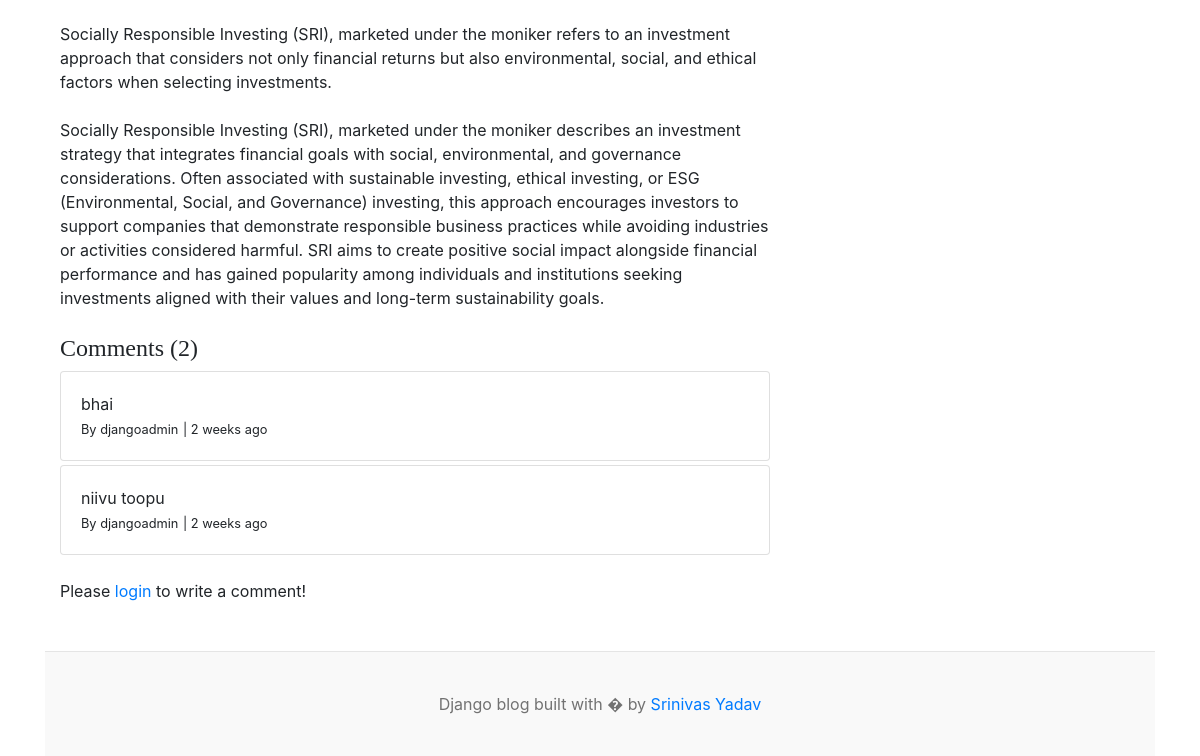
The app's page /blogs/socially-responsible-investing-marketed-under-the-moniker/ (lower part), older data.
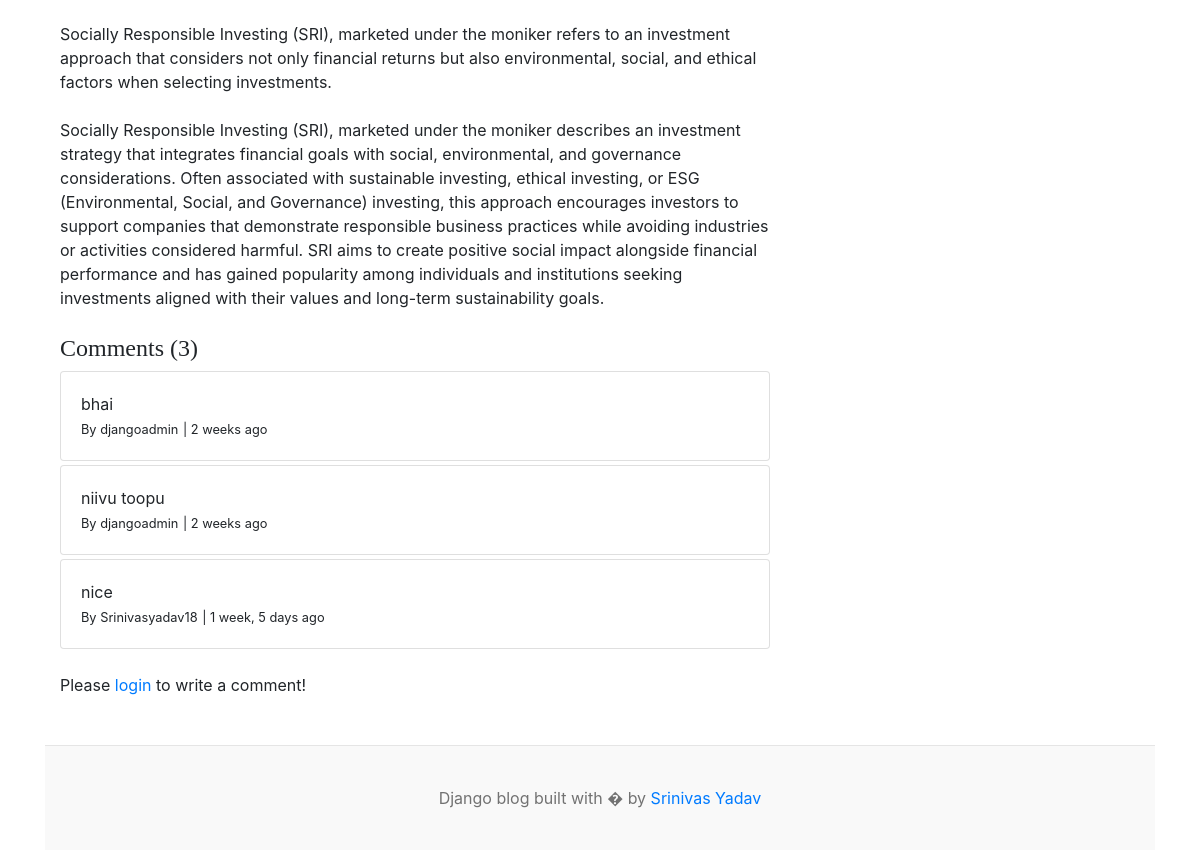
The same page, newer data.
### blogs/models.py (models this page shows)
class Comment(models.Model):
    user = models.ForeignKey(User, on_delete = models.CASCADE) # if user is deleted then the comment is also deleted
    blog = models.ForeignKey(Blog, on_delete = models.CASCADE) # if blog is deleted then the comment is also deleted
    comment = models.TextField(max_length=250)
    created_at=models.DateTimeField(auto_now_add=True)
    updated_at=models.DateTimeField(auto_now=True)
    def __str__(self):
        return self.comment

### blogs/views.py (the view, shortened to what this page needs)
# urls.py: path('blogs/<slug:slug>/', BlogsView.blogs, name='blogs'),
def blogs(request, slug):
    single_blog = get_object_or_404(Blog, slug=slug, status= 'Published')
    comments = Comment.objects.filter(blog= single_blog)
    comments_count = comments.count()
    context = {
        'single_blog': single_blog,
        'comments':comments,
        'comments_count': comments_count,
    }
    return render(request, 'blogs.html', context)

### blogs/context_processors.py (called while the page is built)
def get_categories(request):
    categories = Category.objects.all()
    return dict(categories=categories)

def get_social_links(request):
    social_links = SocialLink.objects.all()
    return dict(social_links=social_links)

### blogs/models.py (called while the page is built)
    def __str__(self):
        return self.category_name

### templates/blogs.html (shortened to what this page needs)
{% extends 'base.html' %}
{% block content %}
<div class="container mt-5">
    <div class="row">
        <div class="col-lg-8">
            <article>
                <section class="mb-5">
                    <p class="fs-5 mb-4">{{ single_blog.short_description }}</p>
                    <p class="fs-5 mb-4">{{ single_blog.blog_body }}</p>
                    <h4>Comments ({{ comments_count }})</h4>
                    {% if comments %}
                    {% for comment in comments %}
                    <div class="card mt-1">
                        <div class="card-body">
                            <p class="card-text mb-0">{{ comment }}</p>
                            <span>
                                <small>By {{ comment.user }}</small>
                                <small>| {{ comment.created_at | timesince }} ago</small>
                            </span>
                        </div>
                    </div>
                    {% endfor %}
                    {% else %}
                    No comments yet.
                    {% endif %}
                    <br>
                    <div class="form-group">
                        {% if user.is_authenticated %}
                        <form action="" method="POST">
                            {% csrf_token %}
                            <div class="form-group">
                                <textarea name="comment" class="form-control"
                                    placeholder="Write your comment"></textarea>
                                <input type="submit" value="Submit" class="btn btn-primary mt-2">
                            </div>
                        </form>
                        {% else %}
                        <p>Please <span><a href="{% url 'login' %}">login</a></span> to write a comment!</p>
                        {% endif %}
                    </div>
                </section>
            </article>
        </div>
        <div class="col-lg-4">
        </div>
    </div>
</div>
{% endblock %}

Row changes from the older to the newer data that the page shows:
added Comment: comment "nice", user "Srinivasyadav18", created_at "1 week, 5 days"
Text that changed along with them:
{{ comments_count }}: "2" → "3"
